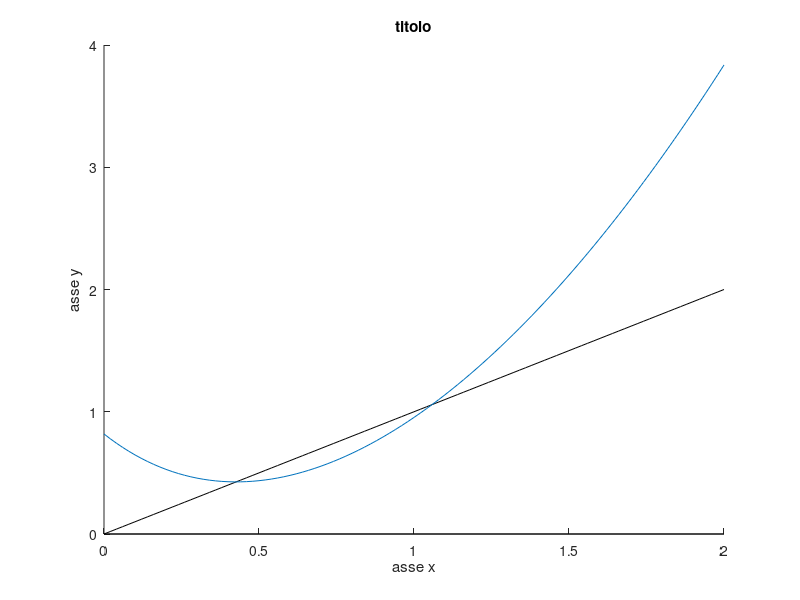

Source code (MATLAB):
%Esempio di file script Matlab per disegnare una funzione
%previamente definita con il comando inline. 
%Uso dei comandi hold on e hold off per sovrapporre 
%piu' grafici nella stessa finestra grafica. Fa uso del comando input.


%DISEGNA Script per tracciare il grafico di una
%        funzione in un intervallo [a,b]
%
% Dati da fornire in ingresso:
%   funs:   stringa contenente l'espressione
%           della funzione (attenzione alle operazioni
%           che necessitano del . (punto)
%   a:      primo estremo
%   b:      secondo estremo
%   n:      numero di nodi equidistanti dell'intervallo
%           in cui viene valutata la funzione 

% Parte di ingresso dati
a = 0;
b = 2;
funs1 = '(x.^2)+exp(-2*x)-0.181734';

n = 101;
%
disp(' Estremo sinistro'); disp(a)
disp(' Estremo destro'); disp(b)
disp(' Numero di punti'); disp(n)
fun1 = inline(funs1);
disp(' Funzione'); disp(fun1)
%
% Definisce il vettore delle ascisse
x = linspace(a, b, n);
%
% Definisce il vettore delle ordinate
y1 = fun1(x);
%
% Disegna la curva nell'intervallo [a,b]
hold on

title('titolo')
xlabel('asse x')
ylabel('asse y')
% Disegna l'asse x nell'intervallo [a,b]

plot([a,b],[0,0],'k-')
plot(x,x,'k-')

plot(x,y1)
hold off